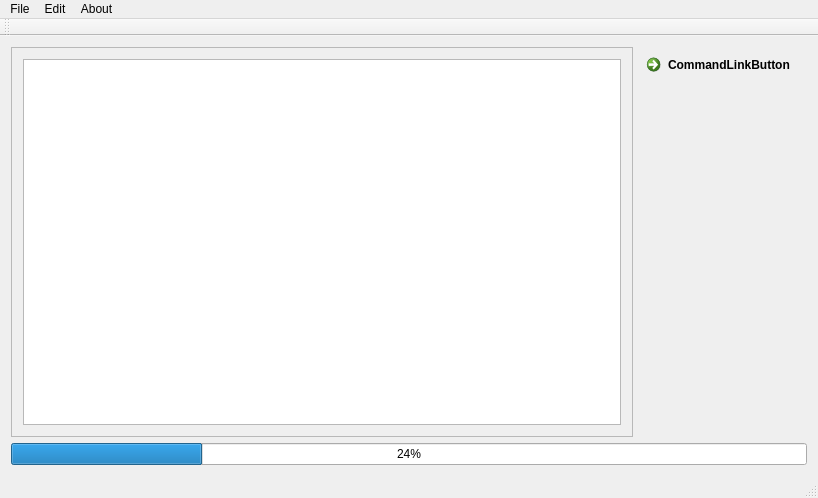
<?xml version="1.0" encoding="UTF-8"?>
<ui version="4.0">
 <class>MainWindow</class>
 <widget class="QMainWindow" name="MainWindow">
  <property name="geometry">
   <rect>
    <x>0</x>
    <y>0</y>
    <width>818</width>
    <height>498</height>
   </rect>
  </property>
  <property name="windowTitle">
   <string>MainWindow</string>
  </property>
  <widget class="QWidget" name="centralWidget">
   <layout class="QVBoxLayout" name="verticalLayout">
    <item>
     <layout class="QHBoxLayout" name="horizontalLayout">
      <item>
       <layout class="QVBoxLayout" name="verticalLayout_2"/>
      </item>
      <item>
       <widget class="QScrollArea" name="scrollArea">
        <property name="widgetResizable">
         <bool>true</bool>
        </property>
        <widget class="QWidget" name="scrollAreaWidgetContents">
         <property name="geometry">
          <rect>
           <x>0</x>
           <y>0</y>
           <width>610</width>
           <height>396</height>
          </rect>
         </property>
         <layout class="QVBoxLayout" name="verticalLayout_3">
          <item>
           <widget class="QTableView" name="tableView"/>
          </item>
         </layout>
        </widget>
       </widget>
      </item>
      <item>
       <widget class="QCommandLinkButton" name="commandLinkButton">
        <property name="text">
         <string>CommandLinkButton</string>
        </property>
       </widget>
      </item>
     </layout>
    </item>
    <item>
     <widget class="QProgressBar" name="progressBar">
      <property name="value">
       <number>24</number>
      </property>
     </widget>
    </item>
   </layout>
  </widget>
  <widget class="QMenuBar" name="menuBar">
   <property name="geometry">
    <rect>
     <x>0</x>
     <y>0</y>
     <width>818</width>
     <height>21</height>
    </rect>
   </property>
   <widget class="QMenu" name="menuFile">
    <property name="title">
     <string>File</string>
    </property>
    <addaction name="actionOpen_dictionary_from_file"/>
    <addaction name="actionOpenDBDictionary"/>
    <addaction name="actionOpen_text_file_for_find_new_words"/>
    <addaction name="actionSave_dictionary_file"/>
    <addaction name="actionSave_dictionary_DB"/>
    <addaction name="separator"/>
    <addaction name="actionexit"/>
   </widget>
   <widget class="QMenu" name="menuEdit">
    <property name="title">
     <string>Edit</string>
    </property>
    <addaction name="actionAppend_new_words"/>
   </widget>
   <widget class="QMenu" name="menuAbout">
    <property name="title">
     <string>About</string>
    </property>
   </widget>
   <addaction name="menuFile"/>
   <addaction name="menuEdit"/>
   <addaction name="menuAbout"/>
  </widget>
  <widget class="QToolBar" name="mainToolBar">
   <attribute name="toolBarArea">
    <enum>TopToolBarArea</enum>
   </attribute>
   <attribute name="toolBarBreak">
    <bool>false</bool>
   </attribute>
  </widget>
  <widget class="QStatusBar" name="statusBar"/>
  <action name="actionOpen_dictionary_from_file">
   <property name="text">
    <string>Open dictionary from file</string>
   </property>
  </action>
  <action name="actionOpenDBDictionary">
   <property name="text">
    <string>Open dictionary DB</string>
   </property>
  </action>
  <action name="actionOpen_text_file_for_find_new_words">
   <property name="text">
    <string>Open text file for find new words</string>
   </property>
  </action>
  <action name="actionSave_dictionary_file">
   <property name="text">
    <string>Save dictionary to file</string>
   </property>
  </action>
  <action name="actionSave_dictionary_DB">
   <property name="text">
    <string>Save dictionary DB</string>
   </property>
  </action>
  <action name="actionexit">
   <property name="text">
    <string>exit</string>
   </property>
  </action>
  <action name="actionAppend_new_words">
   <property name="text">
    <string>Append new words</string>
   </property>
  </action>
 </widget>
 <layoutdefault spacing="6" margin="11"/>
 <resources/>
 <connections/>
</ui>
